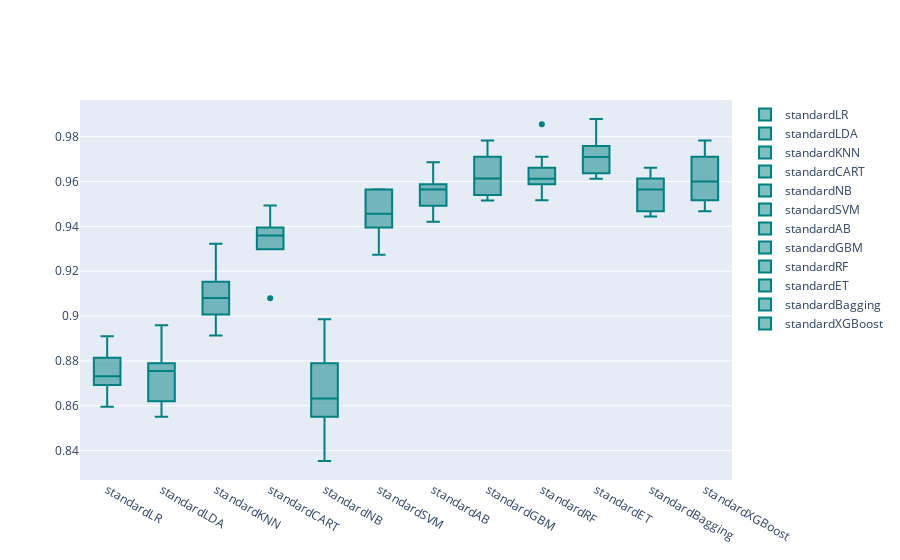

The notebook cell saved with this chart:
### Code cell
models = GetScaledModel('standard')
names,results = BasedLine2(X_train, y_train, models)
PlotBoxR().PlotResult(names,results)
scaledScoreStandard = ScoreDataFrame(names,results)
compareModels = pd.concat([basedLineScore,
                           scaledScoreStandard], axis=1)
compareModels

### Figure 1 — Plotly figure (JSON) as saved in the notebook; plotly's stock layout.template omitted (floating-point values rounded to 4 significant figures)
{"data": [{"marker": {"color": "rgb(0, 128, 128)"}, "name": "standardLR", "type": "box", "y": [0.8889, 0.8696, 0.8696, 0.8768, 0.8692, 0.8644, 0.8596, 0.8789, 0.8814, 0.891]}, {"marker": {"color": "rgb(0, 128, 128)"}, "name": "standardLDA", "type": "box", "y": [0.8889, 0.8744, 0.8551, 0.8768, 0.8717, 0.862, 0.862, 0.8789, 0.8765, 0.8959]}, {"marker": {"color": "rgb(0, 128, 128)"}, "name": "standardKNN", "type": "box", "y": [0.9082, 0.9203, 0.8913, 0.8961, 0.9007, 0.9153, 0.9056, 0.9104, 0.908, 0.9322]}, {"marker": {"color": "rgb(0, 128, 128)"}, "name": "standardCART", "type": "box", "y": [0.9324, 0.9372, 0.9493, 0.9469, 0.9298, 0.9298, 0.908, 0.9395, 0.9346, 0.9395]}, {"marker": {"color": "rgb(0, 128, 128)"}, "name": "standardNB", "type": "box", "y": [0.8961, 0.8986, 0.8551, 0.8551, 0.8378, 0.8354, 0.8571, 0.8692, 0.8789, 0.8789]}, {"marker": {"color": "rgb(0, 128, 128)"}, "name": "standardSVM", "type": "box", "y": [0.9444, 0.9565, 0.9348, 0.9493, 0.9274, 0.9395, 0.9467, 0.9443, 0.9564, 0.9564]}, {"marker": {"color": "rgb(0, 128, 128)"}, "name": "standardAB", "type": "box", "y": [0.942, 0.9686, 0.9638, 0.9565, 0.9443, 0.954, 0.9564, 0.9564, 0.9588, 0.9492]}, {"marker": {"color": "rgb(0, 128, 128)"}, "name": "standardGBM", "type": "box", "y": [0.9614, 0.971, 0.9783, 0.9734, 0.9564, 0.954, 0.9613, 0.9685, 0.9516, 0.954]}, {"marker": {"color": "rgb(0, 128, 128)"}, "name": "standardRF", "type": "box", "y": [0.9517, 0.971, 0.9855, 0.9662, 0.9588, 0.9613, 0.9661, 0.9613, 0.954, 0.9613]}, {"marker": {"color": "rgb(0, 128, 128)"}, "name": "standardET", "type": "box", "y": [0.9614, 0.9758, 0.971, 0.9831, 0.9613, 0.9637, 0.9879, 0.9709, 0.9661, 0.9734]}, {"marker": {"color": "rgb(0, 128, 128)"}, "name": "standardBagging", "type": "box", "y": [0.9444, 0.9662, 0.9614, 0.9638, 0.9516, 0.9467, 0.9467, 0.9564, 0.9564, 0.9613]}, {"marker": {"color": "rgb(0, 128, 128)"}, "name": "standardXGBoost", "type": "box", "y": [0.9517, 0.971, 0.9783, 0.971, 0.9564, 0.9516, 0.9588, 0.9637, 0.9467, 0.9613]}], "layout": {}}
